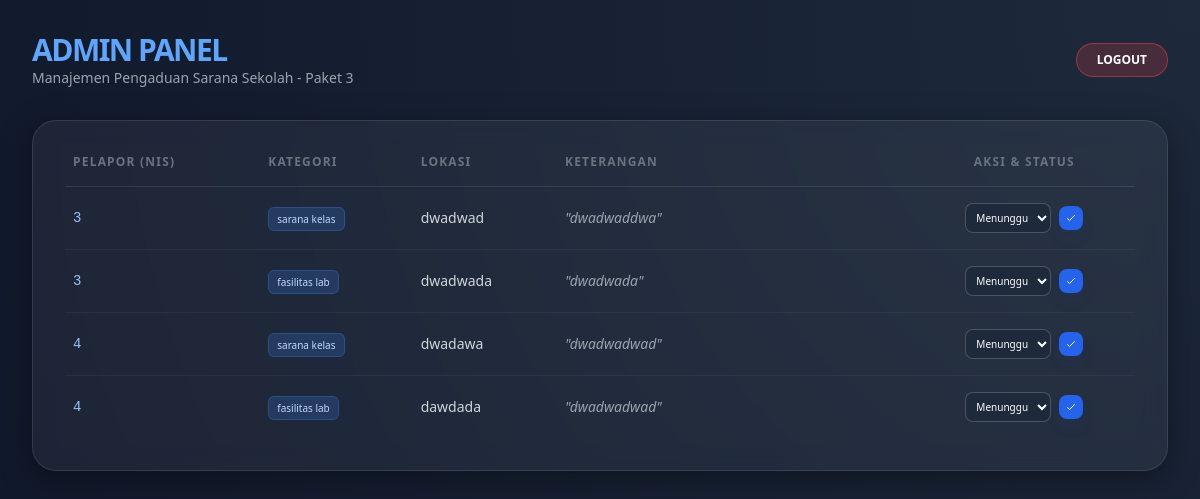
Page /dashboard_admin.php (signed in) on the committed database.
### tables this page shows
CREATE TABLE `aspirasi` (
  `id_aspirasi` int NOT NULL,
  `id_pelaporan` int DEFAULT NULL,
  `status` enum('Menunggu','Proses','Selesai') DEFAULT 'Menunggu',
  `id_kategori` int DEFAULT NULL,
  `feedback` text
);

CREATE TABLE `input_aspirasi` (
  `id_pelaporan` int NOT NULL,
  `nis` int DEFAULT NULL,
  `id_kategori` int DEFAULT NULL,
  `lokasi` varchar(50) DEFAULT NULL,
  `ket` varchar(50) DEFAULT NULL,
  `foto` varchar(255) DEFAULT NULL
);

CREATE TABLE `kategori` (
  `id_kategori` int NOT NULL,
  `ket_kategori` varchar(30) DEFAULT NULL
);

### dashboard_admin.php (the view, shortened to what this page needs)
<?php
include 'koneksi.php';
?>
<!DOCTYPE html>
<html lang="id">
<head>
    <script src="https://cdn.tailwindcss.com"></script>
    <link href="https://unpkg.com/aos@2.3.1/dist/aos.css" rel="stylesheet">
</head>
<body class="p-4 md:p-8">
    <div class="flex justify-between items-center mb-8" data-aos="fade-down">
        <div>
            <h1 class="text-2xl md:text-3xl font-black tracking-tighter uppercase text-blue-400">Admin Panel</h1>
            <p class="text-gray-400 text-xs md:text-sm">Manajemen Pengaduan Sarana Sekolah - Paket 3</p>
        </div>
        <a href="logout.php" class="px-5 py-2 bg-red-500/20 hover:bg-red-600 text-white text-xs font-bold rounded-full transition-all border border-red-500/50">LOGOUT</a>
    </div>
    <div class="glass-card p-4 md:p-8" data-aos="zoom-in">
        <div class="overflow-x-auto">
            <table class="w-full text-left">
                <thead>
                    <tr class="text-gray-500 border-b border-white/10 uppercase text-[10px] md:text-xs tracking-widest">
                        <th class="pb-4 px-2">Pelapor (NIS)</th>
                        <th class="pb-4 px-2">Kategori</th>
                        <th class="pb-4 px-2">Lokasi</th>
                        <th class="pb-4 px-2 w-1/3">Keterangan</th>
                        <th class="pb-4 px-2 text-center">Aksi & Status</th>
                    </tr>
                </thead>
                <tbody class="divide-y divide-white/5">
                    <?php
                    $sql = "SELECT i.id_pelaporan, i.nis, i.lokasi, i.ket, k.ket_kategori, a.status
                            FROM input_aspirasi i
                            INNER JOIN kategori k ON i.id_kategori = k.id_kategori
                            LEFT JOIN aspirasi a ON i.id_kategori = a.id_kategori";
                    $res = mysqli_query($conn, $sql);
                    if ($res && mysqli_num_rows($res) > 0) {
                        while($row = mysqli_fetch_assoc($res)) {
                    ?>
                    <tr class="hover:bg-white/5 transition-all group text-xs md:text-sm">
                        <td class="py-4 px-2 font-mono text-blue-300"><?= htmlspecialchars($row['nis']) ?></td>
                        <td class="py-4 px-2">
                            <span class="bg-blue-500/20 text-blue-200 px-2 py-1 rounded-md border border-blue-500/30 text-[10px]">
                                <?= htmlspecialchars($row['ket_kategori']) ?>
                            </span>
                        </td>
                        <td class="py-4 px-2 text-gray-300"><?= htmlspecialchars($row['lokasi']) ?></td>
                        <td class="py-4 px-2 text-gray-400 italic font-light">"<?= htmlspecialchars($row['ket']) ?>"</td>
                        <td class="py-4 px-2">
                            <form action="update_status.php" method="POST" class="flex items-center justify-center gap-2">
                                <select name="status" class="bg-slate-800 border border-white/20 rounded-lg text-[10px] p-1.5 outline-none focus:ring-1 focus:ring-blue-500">
                                    <option value="Menunggu" <?= ($row['status'] == 'Menunggu') ? 'selected' : '' ?> class="text-white">Menunggu</option>
                                </select>
                                <button type="submit" class="p-1.5 bg-blue-600 hover:bg-blue-500 rounded-lg transition-all active:scale-90 shadow-lg shadow-blue-900/20">
                                    <svg xmlns="http://www.w3.org/2000/svg" class="h-3 w-3" fill="none" viewBox="0 0 24 24" stroke="currentColor">
                                        <path stroke-linecap="round" stroke-linejoin="round" stroke-width="2" d="M5 13l4 4L19 7" />
                                    </svg>
                                </button>
                            </form>
                        </td>
                    </tr>
                    <?php
                        }
                    } else {
                        echo "<tr><td colspan='5' class='py-10 text-center text-gray-500 italic text-sm'>Belum ada pengaduan yang masuk.</td></tr>";
                    }
                    ?>
                </tbody>
            </table>
        </div>
    </div>
</body>
</html>

### dashboard_admin.php (style rules this page uses)
body { background: #0f172a; background-image: radial-gradient(circle at top right, #1e293b, #0f172a); color: white; min-height: 100vh; }
.glass-card { background: rgba(255, 255, 255, 0.05); backdrop-filter: blur(12px); border: 1px solid rgba(255, 255, 255, 0.1); border-radius: 24px; box-shadow: 0 8px 32px 0 rgba(0,0,0,0.37); }

### rows in the picture
aspirasi: input_aspirasi.nis "3", id_kategori.ket_kategori "sarana kelas", input_aspirasi.lokasi "dwadwad", input_aspirasi.ket "dwadwaddwa", status "Menunggu", input_aspirasi.nis "4", input_aspirasi.lokasi "dwadawa", input_aspirasi.ket "dwadwadwad"
input_aspirasi: nis "3", id_kategori.ket_kategori "fasilitas lab", lokasi "dwadwada", ket "dwadwada"
input_aspirasi: nis "4", id_kategori.ket_kategori "fasilitas lab", lokasi "dawdada", ket "dwadwadwad"
